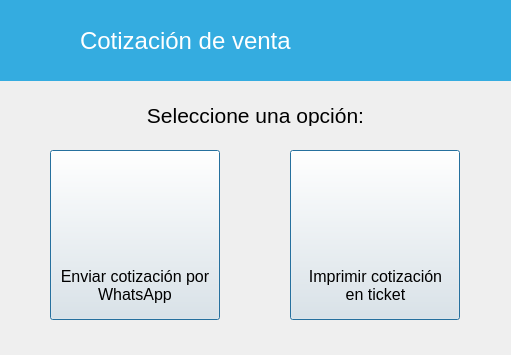
<?xml version="1.0" encoding="UTF-8"?>
<ui version="4.0">
 <class>EnviarCotizacion</class>
 <widget class="QWidget" name="EnviarCotizacion">
  <property name="windowModality">
   <enum>Qt::ApplicationModal</enum>
  </property>
  <property name="geometry">
   <rect>
    <x>0</x>
    <y>0</y>
    <width>511</width>
    <height>355</height>
   </rect>
  </property>
  <property name="windowTitle">
   <string>Form</string>
  </property>
  <property name="windowIcon">
   <iconset resource="../../resources.qrc">
    <normaloff>:/img/icon.ico</normaloff>:/img/icon.ico</iconset>
  </property>
  <widget class="QFrame" name="frame">
   <property name="geometry">
    <rect>
     <x>0</x>
     <y>0</y>
     <width>511</width>
     <height>81</height>
    </rect>
   </property>
   <property name="styleSheet">
    <string notr="true">background-color: rgb(52, 172, 224);</string>
   </property>
   <widget class="QLabel" name="label">
    <property name="geometry">
     <rect>
      <x>80</x>
      <y>20</y>
      <width>281</width>
      <height>41</height>
     </rect>
    </property>
    <property name="font">
     <font>
      <pointsize>18</pointsize>
     </font>
    </property>
    <property name="styleSheet">
     <string notr="true">color: rgb(255, 255, 255);</string>
    </property>
    <property name="text">
     <string>Cotización de venta</string>
    </property>
   </widget>
   <widget class="QLabel" name="lbRegresar">
    <property name="geometry">
     <rect>
      <x>20</x>
      <y>20</y>
      <width>41</width>
      <height>41</height>
     </rect>
    </property>
    <property name="cursor">
     <cursorShape>PointingHandCursor</cursorShape>
    </property>
    <property name="styleSheet">
     <string notr="true">image: url(:/img/resources/images/leftarrow.png);</string>
    </property>
   </widget>
  </widget>
  <widget class="QLabel" name="label_2">
   <property name="geometry">
    <rect>
     <x>125</x>
     <y>105</y>
     <width>261</width>
     <height>21</height>
    </rect>
   </property>
   <property name="font">
    <font>
     <pointsize>16</pointsize>
    </font>
   </property>
   <property name="text">
    <string>Seleccione una opción:</string>
   </property>
   <property name="alignment">
    <set>Qt::AlignCenter</set>
   </property>
  </widget>
  <widget class="QLabel" name="label_62">
   <property name="geometry">
    <rect>
     <x>95</x>
     <y>170</y>
     <width>80</width>
     <height>80</height>
    </rect>
   </property>
   <property name="contextMenuPolicy">
    <enum>Qt::DefaultContextMenu</enum>
   </property>
   <property name="frameShadow">
    <enum>QFrame::Plain</enum>
   </property>
   <property name="text">
    <string notr="true"/>
   </property>
   <property name="pixmap">
    <pixmap resource="../../resources.qrc">:/img/resources/images/whatsapp.png</pixmap>
   </property>
   <property name="scaledContents">
    <bool>true</bool>
   </property>
   <property name="textInteractionFlags">
    <set>Qt::NoTextInteraction</set>
   </property>
  </widget>
  <widget class="QLabel" name="label_63">
   <property name="geometry">
    <rect>
     <x>50</x>
     <y>265</y>
     <width>170</width>
     <height>41</height>
    </rect>
   </property>
   <property name="font">
    <font>
     <pointsize>12</pointsize>
     <weight>50</weight>
     <bold>false</bold>
    </font>
   </property>
   <property name="text">
    <string notr="true">Enviar cotización por WhatsApp</string>
   </property>
   <property name="alignment">
    <set>Qt::AlignCenter</set>
   </property>
   <property name="wordWrap">
    <bool>true</bool>
   </property>
  </widget>
  <widget class="QPushButton" name="btWhatsapp">
   <property name="geometry">
    <rect>
     <x>50</x>
     <y>150</y>
     <width>170</width>
     <height>170</height>
    </rect>
   </property>
   <property name="text">
    <string/>
   </property>
   <property name="default">
    <bool>true</bool>
   </property>
  </widget>
  <widget class="QPushButton" name="btTicket">
   <property name="geometry">
    <rect>
     <x>290</x>
     <y>150</y>
     <width>170</width>
     <height>170</height>
    </rect>
   </property>
   <property name="text">
    <string/>
   </property>
   <property name="default">
    <bool>true</bool>
   </property>
  </widget>
  <widget class="QLabel" name="label_64">
   <property name="geometry">
    <rect>
     <x>305</x>
     <y>265</y>
     <width>141</width>
     <height>41</height>
    </rect>
   </property>
   <property name="font">
    <font>
     <pointsize>12</pointsize>
     <weight>50</weight>
     <bold>false</bold>
    </font>
   </property>
   <property name="text">
    <string notr="true">Imprimir cotización en ticket</string>
   </property>
   <property name="alignment">
    <set>Qt::AlignCenter</set>
   </property>
   <property name="wordWrap">
    <bool>true</bool>
   </property>
  </widget>
  <widget class="QLabel" name="label_65">
   <property name="geometry">
    <rect>
     <x>335</x>
     <y>170</y>
     <width>80</width>
     <height>80</height>
    </rect>
   </property>
   <property name="contextMenuPolicy">
    <enum>Qt::DefaultContextMenu</enum>
   </property>
   <property name="frameShadow">
    <enum>QFrame::Plain</enum>
   </property>
   <property name="text">
    <string notr="true"/>
   </property>
   <property name="pixmap">
    <pixmap resource="../../resources.qrc">:/img/resources/images/bill.png</pixmap>
   </property>
   <property name="scaledContents">
    <bool>true</bool>
   </property>
   <property name="textInteractionFlags">
    <set>Qt::NoTextInteraction</set>
   </property>
  </widget>
  <zorder>btWhatsapp</zorder>
  <zorder>frame</zorder>
  <zorder>label_2</zorder>
  <zorder>label_62</zorder>
  <zorder>label_63</zorder>
  <zorder>btTicket</zorder>
  <zorder>label_64</zorder>
  <zorder>label_65</zorder>
 </widget>
 <resources>
  <include location="../../resources.qrc"/>
  <include location="../resources.qrc"/>
 </resources>
 <connections/>
</ui>
